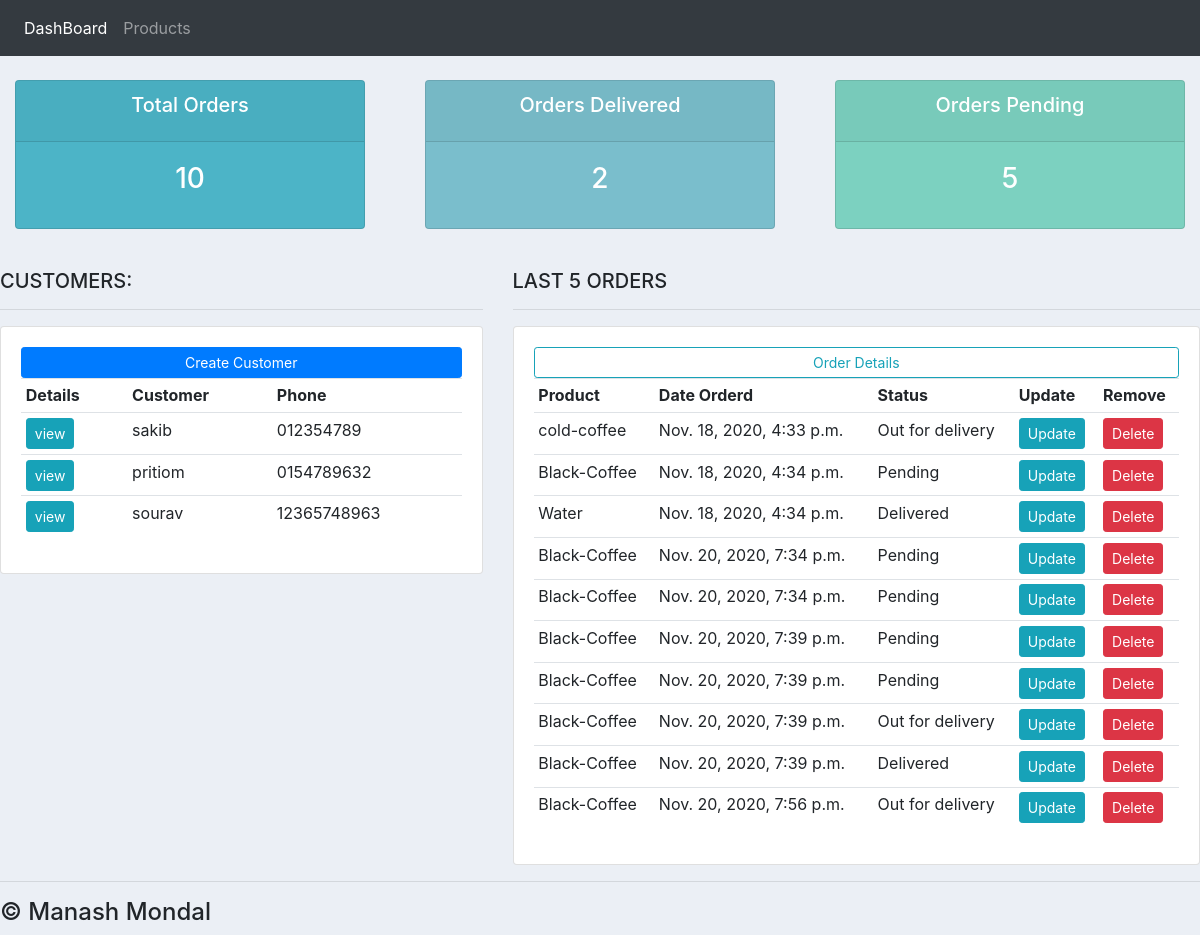
The page / on the database its author committed.
### CoffeeShop/models.py (models this page shows, shortened)
class Customer(models.Model):
	name = models.CharField(max_length=200, null=True)
	phone = models.CharField(max_length=200, null=True)
	email = models.CharField(max_length=200, null=True)
	date_created = models.DateTimeField(auto_now_add=True, null=True)

class Order(models.Model):
	STATUS = (
			('Pending', 'Pending'),
			('Out for delivery', 'Out for delivery'),
			('Delivered', 'Delivered'),
			)
	customer = models.ForeignKey(Customer, null=True, on_delete= models.SET_NULL)
	product = models.ForeignKey(Product, null=True, on_delete= models.SET_NULL)
	date_created = models.DateTimeField(auto_now_add=True, null=True)
	status = models.CharField(max_length=200, null=True, choices=STATUS)
	note = models.CharField(max_length = 500, null = True)

class Product(models.Model):
	CATEGORY = (
			('Indoor', 'Indoor'),
			('Out Door', 'Out Door'),
			)
	name = models.CharField(max_length=200, null=True)
	price = models.FloatField(null=True)
	category = models.CharField(max_length=200, null=True, choices=CATEGORY)
	description = models.CharField(max_length=200, null=True, blank=True)
	date_created = models.DateTimeField(auto_now_add=True, null=True)
	tags = models.ManyToManyField(Tag)
	def __str__(self):
		return self.name

### CoffeeShop/views.py (the view)
# urls.py: path('', views.home, name="home"),
def home(request):
    orders =  Order.objects.all()
    customers= Customer.objects.all()
    total_customers = customers.count()
    total_orders = orders.count()
    total_delivered = orders.filter(status='Delivered').count()
    total_pending = orders.filter(status='Pending').count()
    container = {
        'orders':orders,
        'customers':customers,
        'total_customers':total_customers,
        'total_orders':total_orders,
        'total_delivered':total_delivered,
        'total_pending':total_pending
    }
    return render(request, 'CoffeeShop/dashboard.html', container)

### CoffeeShop/templates/CoffeeShop/dashboard.html
{% extends 'CoffeeShop/base.html' %}
{% block content %}
{%  include 'CoffeeShop/stats.html' %}
<br>
<div class="row">
	<div class="col-md-5">
		<h5>CUSTOMERS:</h5>
		<hr>
		<div class="card card-body">
			<a class="btn btn-primary  btn-sm btn-block" href="">Create Customer</a>
			<table class="table table-sm">
				<tr>
					<th>Details</th>
					<th>Customer</th>
					<th>Phone</th>
				</tr>
				{% for i in customers %}
					<tr>
						<td> <a class="btn btn-sm btn-info" href="{% url 'customer' i.id %}">view</a></td>
						<td>{{i.name}}</td>
						<td>{{i.phone}}</td>
					</tr>
				{% endfor %}
			</table>
		</div>
	</div>
	<div class="col-md-7">
		<h5>LAST 5 ORDERS</h5>
		<hr>
		<div class="card card-body">
			<a class="btn btn-outline-info btn-sm btn-block" href="#">Order Details</a>
			<table class="table table-sm">
				<tr>
					<th>Product</th>
					<th>Date Orderd</th>
					<th>Status</th>
					<th>Update</th>
					<th>Remove</th>
				</tr>
				{% for i in orders %}
					<tr>
						<td>{{i.product}}</td>
						<td>{{i.date_created}}</td>
						<td>{{i.status}}</td>
						<td><a class="btn btn-sm btn-info" href="{% url 'updateOrder' i.id %}">Update</a></td>
						<td><a class="btn btn-sm btn-danger" href="{% url 'deleteOrder' i.id %}">Delete</a></td>
					</tr>
				{% endfor %}
			</table>
		</div>
	</div>
</div>
{% endblock %}

### static/css/styles.css (style rules this page uses)
body { background-color: #ebeff5; }

### rows shown on the page
Customer: name "sakib", phone "012354789"
Customer: name "pritiom", phone "0154789632"
Customer: name "sourav", phone "12365748963"
Order: product "cold-coffee", date_created "Nov. 18, 2020, 4:33 p.m.", status "Out for delivery"
Order: product "Black-Coffee", date_created "Nov. 18, 2020, 4:34 p.m.", status "Pending"
Order: product "Water", date_created "Nov. 18, 2020, 4:34 p.m.", status "Delivered"
Order: product "Black-Coffee", date_created "Nov. 20, 2020, 7:34 p.m.", status "Pending"
Order: product "Black-Coffee", date_created "Nov. 20, 2020, 7:34 p.m.", status "Pending"
Order: product "Black-Coffee", date_created "Nov. 20, 2020, 7:39 p.m.", status "Pending"
Order: product "Black-Coffee", date_created "Nov. 20, 2020, 7:39 p.m.", status "Pending"
Order: product "Black-Coffee", date_created "Nov. 20, 2020, 7:39 p.m.", status "Out for delivery"
Order: product "Black-Coffee", date_created "Nov. 20, 2020, 7:39 p.m.", status "Delivered"
Order: product "Black-Coffee", date_created "Nov. 20, 2020, 7:56 p.m.", status "Out for delivery"

### other values the page prints
{{ total_orders }} "10"
{{ total_delivered }} "2"
{{ total_pending }} "5"
